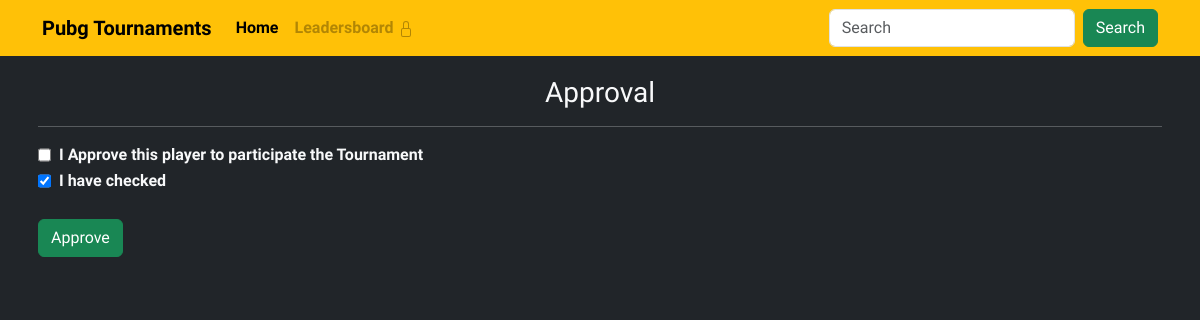
/3ad0570c-35b6-4bcf-9da3-5f3a88f5d9ea/approval/ (signed in), run on an earlier commit of the app's database.
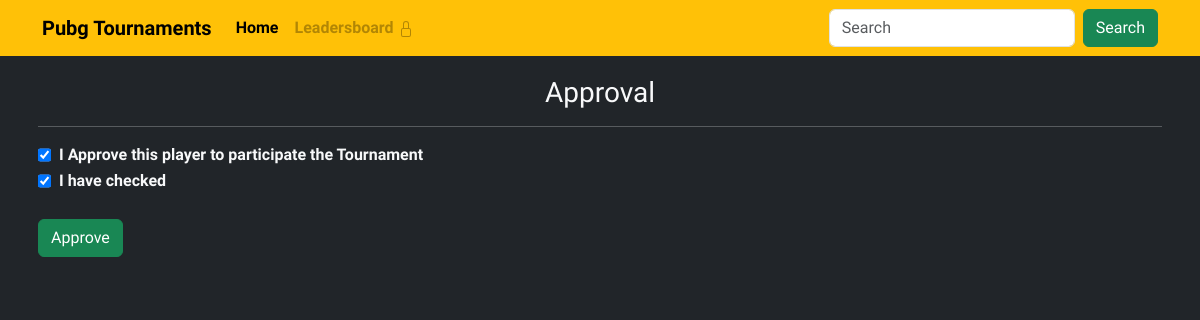
And on a later commit of the database.
### base/models.py (models this page shows)
class Request(models.Model):
    id = models.UUIDField(primary_key=True, editable=False, default=uuid.uuid4)
    player = models.ForeignKey(User, on_delete=models.CASCADE)
    tournament = models.ForeignKey(Tournament, on_delete=models.CASCADE)
    is_approved = models.BooleanField(default=False, blank=True,null=True)
    created = models.DateTimeField(auto_now_add=True, blank=True,null=True)
    checked = models.BooleanField(default=False)

### base/views.py (the view)
# urls.py: path('<uuid:pk>/approval/',views.ApprovalRequest.as_view(), name='approval'),
class ApprovalRequest(LoginRequiredMixin,generic.UpdateView):
    model = Request
    form_class = ApprovalRequestForm
    success_url = reverse_lazy('advancedtourlist')
    template_name = 'forstaff/approval.html'
    def get_queryset(self):
        return super().get_queryset()

### base/forms.py
class ApprovalRequestForm(ModelForm):
    class Meta:
        model = Request
        fields = ('is_approved','checked')
        labels = {
            'is_approved': 'I Approve this player to participate the Tournament',
            'checked': 'I have checked'
        }
        widgets = {
            'is_approved': forms.CheckboxInput(attrs={'class':'form-check', 'placeholder':'Approve'}),
            'checked': forms.CheckboxInput(attrs={'class':'form-check', 'placeholder':'I have checked'})
            }

### templates/forstaff/approval.html (shortened to what this page needs)
{% extends 'base.html' %}
{% block content %}
<div class="container py-3 px-2 text-light">
<h3 class="text-center mt-1">Approval</h3>
<hr>
<form action="" method="post">
    <div class="d-flex">
    {{form.is_approved}} <span class="mx-2"> {{form.is_approved.label}} </span>
   </div>
   <div class="d-flex">
    {{form.checked}} <span class="mx-2"> {{form.checked.label}} </span>
   </div>
   <br>
    <button class="btn btn-success"> Approve </button>
</form>
</div>
{% endblock content %}

What changed in the data, as far as the page shows it:
changed Request: is_approved "☐" → "☑"
